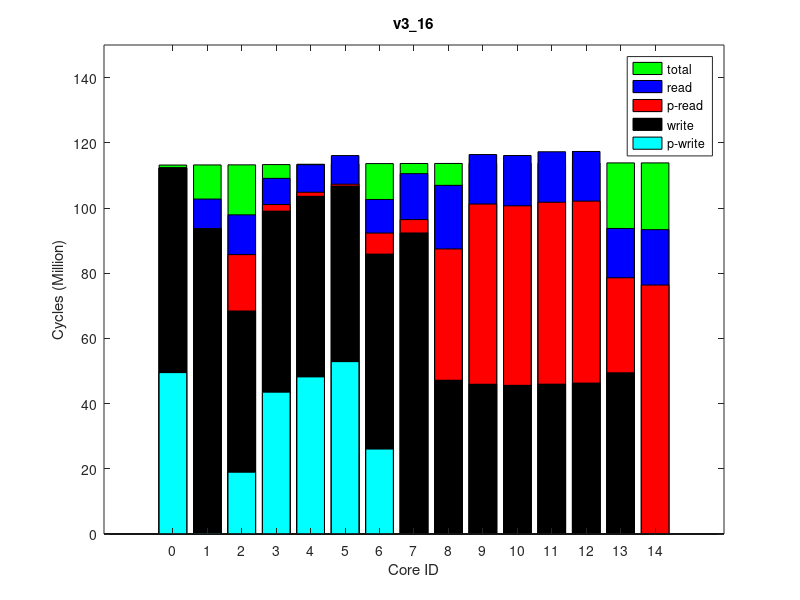

This chart was generated by the following MATLAB code:
times(1, :, :) = [
0, 113949424, 0
7467, 113990933, 0
17298563, 114015508, 0
2019606, 114096510, 0
1247200, 114196671, 0
583889, 114283557, 0
6451407, 114404966, 0
4113584, 114436776, 0
40282160, 114446613, 0
55280356, 114458086, 0
55071328, 114474267, 0
55801300, 114491611, 0
55810518, 114541205, 0
29145395, 114614913, 0
75467228, 114617791, 0
];
times(2, :, :) = [
0, 113948099, 0
7482, 113989556, 0
17303392, 114015727, 0
2033320, 114095227, 0
1253387, 114195348, 0
588901, 114282294, 0
6451680, 114403677, 0
4113489, 114435484, 0
40282771, 114445341, 0
55278545, 114456815, 0
55070833, 114473010, 0
55799711, 114490367, 0
55807644, 114540013, 0
29133487, 114613727, 0
76470505, 114616621, 0
];
times(3, :, :) = [
0, 113945602, 0
7464, 113987163, 0
17296249, 114011746, 0
2031242, 114092757, 0
1251086, 114192922, 0
586619, 114279821, 0
6451556, 114401206, 0
4112032, 114433006, 0
40279338, 114442853, 0
55277290, 114454330, 0
55068305, 114470523, 0
55797037, 114487895, 0
55806107, 114537453, 0
29131046, 114611201, 0
76468117, 114614092, 0
];
times(4, :, :) = [
0, 113947213, 0
7465, 113988714, 0
17300228, 114013272, 0
2024462, 114094348, 0
1249956, 114194509, 0
585332, 114281399, 0
6451687, 114402854, 0
4112938, 114434657, 0
40280294, 114444508, 0
55278390, 114455991, 0
55069319, 114472185, 0
55799145, 114489557, 0
55807698, 114539183, 0
29133585, 114612899, 0
76469004, 114615784, 0
];
times(5, :, :) = [
0, 113948180, 0
7469, 113989644, 0
17299416, 114014230, 0
2029279, 114095338, 0
1251440, 114195494, 0
586204, 114282383, 0
6451714, 114403856, 0
4112717, 114435655, 0
40281522, 114445527, 0
55279356, 114457004, 0
55070477, 114473189, 0
55799461, 114490541, 0
55808295, 114540176, 0
29132632, 114613900, 0
76470502, 114616783, 0
];
times(6, :, :) = [
0, 113947733, 0
7482, 113989158, 0
17298516, 114013745, 0
2017038, 114094768, 0
1252013, 114194944, 0
586941, 114281770, 0
6451594, 114403237, 0
4114348, 114435055, 0
40281167, 114444911, 0
55279142, 114456380, 0
55069689, 114472575, 0
55799493, 114489926, 0
55807542, 114539579, 0
29133546, 114613304, 0
76469710, 114616189, 0
];
times(7, :, :) = [
0, 113945219, 0
7463, 113986713, 0
17296607, 114011292, 0
2047698, 114092322, 0
1252080, 114192442, 0
586172, 114279372, 0
6451654, 114400738, 0
4111911, 114432547, 0
40279190, 114442393, 0
55276896, 114453906, 0
55067368, 114470075, 0
55796315, 114487412, 0
55805329, 114537042, 0
29130874, 114610747, 0
76467224, 114613638, 0
];
times(8, :, :) = [
0, 113946805, 0
7471, 113988251, 0
17301366, 114012842, 0
2034563, 114093879, 0
1252581, 114194032, 0
588424, 114280938, 0
6451634, 114402343, 0
4113763, 114434199, 0
40281162, 114444054, 0
55277586, 114455540, 0
55068898, 114471724, 0
55798226, 114489074, 0
55806232, 114538723, 0
29132356, 114612448, 0
76468539, 114615330, 0
];
times(9, :, :) = [
0, 113947079, 0
7482, 113988582, 0
17294051, 114013147, 0
2032909, 114094208, 0
1251324, 114194375, 0
587474, 114281242, 0
6451645, 114402686, 0
4112538, 114434455, 0
40280941, 114444320, 0
55278888, 114455800, 0
55070066, 114471997, 0
55798563, 114489349, 0
55806805, 114538994, 0
29132466, 114612711, 0
76469383, 114615604, 0
];
times(10, :, :) = [
0, 113947647, 0
7482, 113989178, 0
17296376, 114013791, 0
2035026, 114094813, 0
1253509, 114195023, 0
587237, 114281895, 0
6451735, 114403267, 0
4112949, 114435080, 0
40280804, 114444938, 0
55278832, 114456406, 0
55070188, 114472605, 0
55798443, 114489952, 0
55807576, 114539595, 0
29132300, 114613315, 0
76470270, 114616202, 0
];
ave_times = round(squeeze(mean(times)));
format long g, ave_times
std_times = round(squeeze(std(times)));
format long g, std_times
polling_read_times = ave_times;
times(1, :, :) = [
49507698, 113207446, 0
354763, 113248206, 0
18942245, 113272453, 0
43507032, 113353050, 0
48193655, 113452670, 0
52876931, 113538602, 0
26055901, 113659320, 0
0, 113690995, 0
0, 113700704, 0
0, 113712184, 0
0, 113728213, 0
0, 113745295, 0
24690, 113794461, 0
0, 113867857, 0
0, 113870574, 0
];
times(2, :, :) = [
49505665, 113206524, 0
353161, 113247411, 0
18942156, 113271692, 0
43494991, 113352284, 0
48192190, 113451903, 0
52871799, 113537849, 0
26057186, 113658461, 0
0, 113690164, 0
0, 113699869, 0
0, 113711342, 0
0, 113727371, 0
0, 113744450, 0
24823, 113793721, 0
0, 113867137, 0
0, 113869854, 0
];
times(3, :, :) = [
49504245, 113205638, 0
351801, 113246496, 0
18940305, 113270782, 0
43490504, 113351264, 0
48194340, 113450858, 0
52870587, 113536861, 0
26055664, 113657445, 0
0, 113689145, 0
0, 113698850, 0
0, 113710302, 0
0, 113726309, 0
0, 113743401, 0
24823, 113792657, 0
0, 113866073, 0
0, 113868788, 0
];
times(4, :, :) = [
49506578, 113207048, 0
351974, 113247870, 0
18941322, 113273707, 0
43497971, 113352749, 0
48194983, 113452364, 0
52875345, 113538343, 0
26057464, 113658917, 0
0, 113690606, 0
0, 113700327, 0
0, 113711825, 0
0, 113727843, 0
0, 113744929, 0
24728, 113794150, 0
0, 113867567, 0
0, 113870282, 0
];
times(5, :, :) = [
49504116, 113206025, 0
351027, 113246788, 0
18939127, 113271086, 0
43512924, 113351575, 0
48192185, 113451174, 0
52871613, 113537099, 0
26055975, 113657659, 0
0, 113689358, 0
0, 113699060, 0
0, 113710529, 0
0, 113726543, 0
0, 113743607, 0
24861, 113792910, 0
0, 113866321, 0
0, 113869022, 0
];
times(6, :, :) = [
49507755, 113206971, 0
352003, 113247875, 0
18940697, 113272143, 0
43477580, 113352638, 0
48195886, 113452200, 0
52874091, 113538243, 0
26057365, 113658837, 0
0, 113690500, 0
0, 113700226, 0
0, 113711694, 0
0, 113727686, 0
0, 113744783, 0
24804, 113794051, 0
0, 113867460, 0
0, 113870168, 0
];
times(7, :, :) = [
49504743, 113206272, 0
352333, 113246999, 0
18939433, 113272861, 0
43466862, 113351840, 0
48189991, 113451452, 0
52871252, 113537476, 0
26056195, 113658025, 0
0, 113689722, 0
0, 113699434, 0
0, 113710931, 0
0, 113726955, 0
0, 113744036, 0
24709, 113793220, 0
0, 113866630, 0
0, 113869332, 0
];
times(8, :, :) = [
49504874, 113206556, 0
352396, 113247467, 0
18939629, 113273303, 0
43484991, 113352345, 0
48194523, 113451982, 0
52873384, 113537938, 0
26054543, 113658576, 0
0, 113690244, 0
0, 113699962, 0
0, 113711451, 0
0, 113727478, 0
0, 113744575, 0
24766, 113793789, 0
0, 113867194, 0
0, 113869919, 0
];
times(9, :, :) = [
49506967, 113207449, 0
354988, 113248248, 0
18942082, 113272530, 0
43471813, 113353100, 0
48193492, 113452648, 0
52870007, 113538631, 0
26055539, 113659136, 0
0, 113690819, 0
0, 113700547, 0
0, 113712061, 0
0, 113728098, 0
0, 113745169, 0
24728, 113794389, 0
0, 113867805, 0
0, 113870518, 0
];
times(10, :, :) = [
49504538, 113205671, 0
350072, 113246445, 0
18935550, 113272275, 0
43494312, 113351279, 0
48192739, 113450891, 0
52871508, 113536914, 0
26054744, 113657485, 0
0, 113689193, 0
0, 113698910, 0
0, 113710373, 0
0, 113726406, 0
0, 113743509, 0
24861, 113792822, 0
0, 113866236, 0
0, 113868952, 0
];
ave_times = round(squeeze(mean(times)));
format long g, ave_times
std_times = round(squeeze(std(times)));
format long g, std_times
polling_write_times = ave_times;
times(1, :, :) = [
0, 125100397, 0
9097046, 125149695, 64000
29502255, 125175064, 128000
10062826, 125266092, 64000
9718103, 125376159, 64000
9373904, 125474586, 64000
16756489, 125607788, 128000
18206760, 125641327, 64000
59791120, 125652376, 128000
70463974, 125664479, 64000
70501021, 125681838, 64000
71298791, 125701119, 64000
71055597, 125754775, 64000
44320678, 125834335, 128000
92531627, 125838650, 250000
];
times(2, :, :) = [
0, 125099852, 0
9096738, 125149141, 64000
29502998, 125174503, 128000
10064171, 125265526, 64000
9719759, 125375610, 64000
9374931, 125474060, 64000
16755745, 125607249, 128000
18206068, 125640793, 64000
59791219, 125651835, 128000
70463188, 125663934, 64000
70500483, 125681291, 64000
71296010, 125700607, 64000
71049934, 125754298, 64000
44257590, 125833840, 128000
93460576, 125838169, 250000
];
times(3, :, :) = [
0, 125099545, 0
9096639, 125148830, 64000
29502640, 125174191, 128000
10062651, 125265169, 64000
9715926, 125375222, 64000
9372611, 125473669, 64000
16756557, 125606872, 128000
18207485, 125640422, 64000
59791756, 125651461, 128000
70462573, 125663567, 64000
70500048, 125680932, 64000
71297449, 125700189, 64000
71049762, 125753977, 64000
44256437, 125833530, 128000
93460433, 125837865, 250000
];
times(4, :, :) = [
0, 125098636, 0
9096716, 125147829, 64000
29501591, 125173181, 128000
10062789, 125264259, 64000
9718343, 125374347, 64000
9374161, 125472772, 64000
16756225, 125605947, 128000
18206244, 125639499, 64000
59789933, 125650533, 128000
70461315, 125662627, 64000
70499092, 125679966, 64000
71295423, 125699252, 64000
71048532, 125752895, 64000
44256068, 125832442, 128000
93459178, 125836777, 250000
];
times(5, :, :) = [
0, 125098534, 0
9097057, 125147742, 64000
29503863, 125173099, 128000
10064321, 125264155, 64000
9717979, 125374233, 64000
9373491, 125472661, 64000
16756110, 125605847, 128000
18206554, 125639390, 64000
59790092, 125650439, 128000
70462075, 125662544, 64000
70499542, 125679892, 64000
71294321, 125699173, 64000
71048249, 125752893, 64000
44254870, 125832441, 128000
93459323, 125836769, 250000
];
times(6, :, :) = [
0, 125098763, 0
9097177, 125148025, 64000
29503556, 125173397, 128000
10064680, 125264404, 64000
9716753, 125374496, 64000
9374471, 125472988, 64000
16756159, 125606177, 128000
18206795, 125639717, 64000
59789870, 125650773, 128000
70461894, 125662880, 64000
70499382, 125680237, 64000
71296534, 125699502, 64000
71048585, 125753178, 64000
44256464, 125832729, 128000
93459532, 125837060, 250000
];
times(7, :, :) = [
0, 125100414, 0
9096971, 125149690, 64000
29503368, 125175055, 128000
10063358, 125266066, 64000
9716362, 125376171, 64000
9372709, 125474581, 64000
16756305, 125607760, 128000
18207001, 125641283, 64000
59791798, 125652320, 128000
70462802, 125664425, 64000
70501283, 125681779, 64000
71297312, 125701037, 64000
71049783, 125754703, 64000
44256346, 125834235, 128000
93461054, 125838563, 250000
];
times(8, :, :) = [
0, 125099941, 0
9097365, 125149117, 64000
29503208, 125174496, 128000
10062346, 125265536, 64000
9716916, 125375628, 64000
9372945, 125474050, 64000
16756111, 125607223, 128000
18206903, 125640768, 64000
59791755, 125651821, 128000
70462896, 125663915, 64000
70500413, 125681281, 64000
71296588, 125700539, 64000
71050092, 125754203, 64000
44257908, 125833748, 128000
93460516, 125838081, 250000
];
times(9, :, :) = [
0, 125100334, 0
9097210, 125149602, 64000
29502507, 125174957, 128000
10063974, 125265979, 64000
9717325, 125376040, 64000
9374330, 125474476, 64000
16756414, 125607702, 128000
18206796, 125641236, 64000
59791860, 125652285, 128000
70463896, 125664388, 64000
70500822, 125681748, 64000
71296782, 125701031, 64000
71049967, 125754709, 64000
44257621, 125834266, 128000
93461052, 125838592, 250000
];
times(10, :, :) = [
0, 125100611, 0
9097242, 125149839, 64000
29502329, 125175225, 128000
10063563, 125266291, 64000
9717423, 125376330, 64000
9373689, 125474757, 64000
16756610, 125607967, 128000
18206546, 125641492, 64000
59791967, 125652531, 128000
70463879, 125664630, 64000
70501042, 125681968, 64000
71298102, 125701234, 64000
71049930, 125754936, 64000
44257323, 125834476, 128000
93461391, 125838791, 250000
];
ave_times = round(squeeze(mean(times)));
format long g, ave_times
std_times = round(squeeze(std(times)));
format long g, std_times
read_times = ave_times;
times(1, :, :) = [
0, 113174041, 0
0, 113214743, 0
0, 113240554, 0
0, 113319738, 0
0, 113419290, 0
0, 113505298, 0
0, 113625868, 0
0, 113657509, 0
0, 113667214, 0
0, 113678640, 0
0, 113694641, 0
0, 113711727, 0
0, 113761002, 0
0, 113834402, 0
0, 113837101, 0
];
times(2, :, :) = [
0, 113173652, 0
0, 113214478, 0
0, 113240301, 0
0, 113319329, 0
0, 113418891, 0
0, 113504906, 0
0, 113625443, 0
0, 113657122, 0
0, 113666834, 0
0, 113678333, 0
0, 113694365, 0
0, 113711446, 0
0, 113760700, 0
0, 113834104, 0
0, 113836824, 0
];
times(3, :, :) = [
0, 113173860, 0
0, 113214678, 0
0, 113238907, 0
0, 113319482, 0
0, 113419061, 0
0, 113504994, 0
0, 113625518, 0
0, 113657222, 0
0, 113666942, 0
0, 113678377, 0
0, 113694391, 0
0, 113711497, 0
0, 113760809, 0
0, 113834224, 0
0, 113836950, 0
];
times(4, :, :) = [
0, 113172136, 0
0, 113212872, 0
0, 113238675, 0
0, 113317813, 0
0, 113417419, 0
0, 113503423, 0
0, 113623994, 0
0, 113655662, 0
0, 113665374, 0
0, 113676835, 0
0, 113692852, 0
0, 113709922, 0
0, 113759167, 0
0, 113832582, 0
0, 113835288, 0
];
times(5, :, :) = [
0, 113174372, 0
0, 113215167, 0
0, 113240963, 0
0, 113320098, 0
0, 113419698, 0
0, 113505674, 0
0, 113626210, 0
0, 113657880, 0
0, 113667588, 0
0, 113679066, 0
0, 113695077, 0
0, 113712198, 0
0, 113761464, 0
0, 113834858, 0
0, 113837592, 0
];
times(6, :, :) = [
0, 113174363, 0
0, 113215140, 0
0, 113239374, 0
0, 113320001, 0
0, 113419603, 0
0, 113505588, 0
0, 113626070, 0
0, 113657756, 0
0, 113667463, 0
0, 113678930, 0
0, 113694928, 0
0, 113712033, 0
0, 113761276, 0
0, 113834664, 0
0, 113837371, 0
];
times(7, :, :) = [
0, 113173765, 0
0, 113214557, 0
0, 113240394, 0
0, 113319472, 0
0, 113419041, 0
0, 113505040, 0
0, 113625599, 0
0, 113657271, 0
0, 113666991, 0
0, 113678457, 0
0, 113694454, 0
0, 113711551, 0
0, 113760795, 0
0, 113834201, 0
0, 113836911, 0
];
times(8, :, :) = [
0, 113172823, 0
0, 113213584, 0
0, 113239380, 0
0, 113318418, 0
0, 113417969, 0
0, 113503971, 0
0, 113624454, 0
0, 113656174, 0
0, 113665875, 0
0, 113677327, 0
0, 113693361, 0
0, 113710426, 0
0, 113759678, 0
0, 113833069, 0
0, 113835782, 0
];
times(9, :, :) = [
0, 113173498, 0
0, 113214359, 0
0, 113240190, 0
0, 113319224, 0
0, 113418823, 0
0, 113504815, 0
0, 113625385, 0
0, 113657064, 0
0, 113666768, 0
0, 113678247, 0
0, 113694261, 0
0, 113711343, 0
0, 113760655, 0
0, 113834060, 0
0, 113836777, 0
];
times(10, :, :) = [
0, 113171746, 0
0, 113212472, 0
0, 113238291, 0
0, 113317384, 0
0, 113416998, 0
0, 113502991, 0
0, 113623528, 0
0, 113655218, 0
0, 113664927, 0
0, 113676395, 0
0, 113692398, 0
0, 113709496, 0
0, 113758753, 0
0, 113832149, 0
0, 113834864, 0
];
ave_times = round(squeeze(mean(times)));
format long g, ave_times
std_times = round(squeeze(std(times)));
format long g, std_times
total_times = ave_times;
times(1, :, :) = [
112287264, 125195524, 64000
93645221, 125232694, 128000
68394482, 125261407, 64000
99021816, 125353072, 64000
103562406, 125463707, 64000
106709928, 125558762, 64000
85860129, 125693115, 64000
92338351, 125728778, 128000
47161738, 125739353, 64000
45935962, 125751608, 64000
45603188, 125769389, 64000
45963586, 125788620, 64000
46291276, 125840986, 64000
49516952, 125921228, 64000
0, 125923967, 0
];
times(2, :, :) = [
112288939, 125197190, 64000
93647345, 125234331, 128000
68406019, 125263004, 64000
99025210, 125354656, 64000
103565041, 125465280, 64000
106711578, 125560279, 64000
85861426, 125694686, 64000
92339377, 125730350, 128000
47160225, 125740930, 64000
45935468, 125753188, 64000
45602625, 125770969, 64000
45963487, 125790214, 64000
46291984, 125842562, 64000
49453822, 125922817, 64000
0, 125925539, 0
];
times(3, :, :) = [
112287806, 125196066, 64000
93647125, 125232786, 128000
68393283, 125261633, 64000
99022041, 125353555, 64000
103574837, 125464154, 64000
106721353, 125559180, 64000
85860149, 125693537, 64000
92339174, 125729218, 128000
47161225, 125739815, 64000
45935718, 125752091, 64000
45602358, 125769877, 64000
45964176, 125789106, 64000
46291661, 125841444, 64000
49453465, 125921701, 64000
0, 125924431, 0
];
times(4, :, :) = [
112288874, 125197125, 64000
93647235, 125234292, 128000
68411948, 125262978, 64000
99039279, 125354725, 64000
103582449, 125465330, 64000
106717945, 125560294, 64000
85861320, 125694669, 64000
92339086, 125730333, 128000
47161873, 125740924, 64000
45936444, 125753198, 64000
45603075, 125770987, 64000
45963417, 125790216, 64000
46292065, 125842555, 64000
49453796, 125922805, 64000
0, 125925538, 0
];
times(5, :, :) = [
112287165, 125195415, 64000
93645498, 125232580, 128000
68401018, 125261294, 64000
99029271, 125353026, 64000
103574993, 125463597, 64000
106724420, 125558652, 64000
85859363, 125693011, 64000
92339158, 125728684, 128000
47162152, 125739270, 64000
45935526, 125751538, 64000
45602842, 125769311, 64000
45964595, 125788553, 64000
46291117, 125840905, 64000
49453330, 125921162, 64000
0, 125923879, 0
];
times(6, :, :) = [
112288533, 125196784, 64000
93647608, 125233949, 128000
68411538, 125262650, 64000
99036890, 125354231, 64000
103581974, 125464884, 64000
106714219, 125559891, 64000
85860504, 125694307, 64000
92338953, 125729994, 128000
47160844, 125740585, 64000
45935155, 125752855, 64000
45603496, 125770654, 64000
45964636, 125789882, 64000
46291905, 125842277, 64000
49454458, 125922537, 64000
0, 125925275, 0
];
times(7, :, :) = [
112288353, 125196604, 64000
93646415, 125233807, 128000
68405063, 125262531, 64000
99021702, 125354180, 64000
103562841, 125464809, 64000
106706183, 125559821, 64000
85860762, 125694183, 64000
92337829, 125729896, 128000
47160793, 125740488, 64000
45935073, 125752756, 64000
45603634, 125770544, 64000
45963907, 125789790, 64000
46292392, 125842177, 64000
49453930, 125922445, 64000
0, 125925171, 0
];
times(8, :, :) = [
112288312, 125196572, 64000
93647698, 125233321, 128000
68423380, 125262140, 64000
99056895, 125354092, 64000
103594634, 125464707, 64000
106719226, 125559762, 64000
85860843, 125694143, 64000
92339415, 125729800, 128000
47161290, 125740394, 64000
45935699, 125752663, 64000
45602314, 125770451, 64000
45963663, 125789698, 64000
46291770, 125842046, 64000
49453859, 125922310, 64000
0, 125925049, 0
];
times(9, :, :) = [
112288613, 125196863, 64000
93646885, 125233997, 128000
68409088, 125262686, 64000
99032179, 125354348, 64000
103579260, 125464987, 64000
106716739, 125560002, 64000
85860948, 125694372, 64000
92338706, 125730064, 128000
47161314, 125740650, 64000
45934482, 125752907, 64000
45602888, 125770695, 64000
45964121, 125789910, 64000
46292241, 125842260, 64000
49453688, 125922531, 64000
0, 125925262, 0
];
times(10, :, :) = [
112287727, 125195982, 64000
93646147, 125233159, 128000
68393307, 125261883, 64000
99014835, 125353629, 64000
103568359, 125464274, 64000
106719603, 125559290, 64000
85860724, 125693685, 64000
92338294, 125729368, 128000
47160302, 125739959, 64000
45935008, 125752234, 64000
45602307, 125770032, 64000
45963163, 125789266, 64000
46291474, 125841631, 64000
49453476, 125921887, 64000
0, 125924624, 0
];
ave_times = round(squeeze(mean(times)));
format long g, ave_times
std_times = round(squeeze(std(times)));
format long g, std_times
write_times = ave_times;
mytitle = 'v3\_16';
% order = [1 2 3 4 8 7 6 5 9 10 11 12 15 14 13];
order = 1:15;

total_times = total_times(:, 2)(order);

read_times = read_times(:, 1)(order);
write_times = write_times(:, 1)(order);

polling_read_times = polling_read_times(:, 1)(order);
polling_write_times = polling_write_times(:, 1)(order);

total_times /= 1000000;

read_times /= 1000000;
write_times /= 1000000;

polling_read_times /= 1000000;
polling_write_times /= 1000000;

% laying read on top of write
read_times += write_times;
polling_read_times += write_times;

figure(1);
clf()
% set(gcf, 'Position', get(0,'Screensize'));
% set(gcf,'units','normalized','outerposition',[0 0 1 1])
bar(0:14, total_times,'g');
hold on;
bar(0:14, read_times,'b');
bar(0:14, polling_read_times,'r');
bar(0:14, write_times,'k');
bar(0:14, polling_write_times,'c');
hold off

axis([-2 16 0 150])
% axis([-1 15])
set(gca,'XTick',0:14);
% set(gca,'xticklabel',{ '0'; '1'; '2'; '3'; '7'; '6'; '5'; '4'; '8'; '9'; '10'; '11'; '15'; '14'; '13' })

xlabel('Core ID')
ylabel('Cycles (Million)')

legend('total', 'read', 'p-read', 'write', 'p-write')
title(mytitle)
print(1, strcat(mytitle, '.png'))
